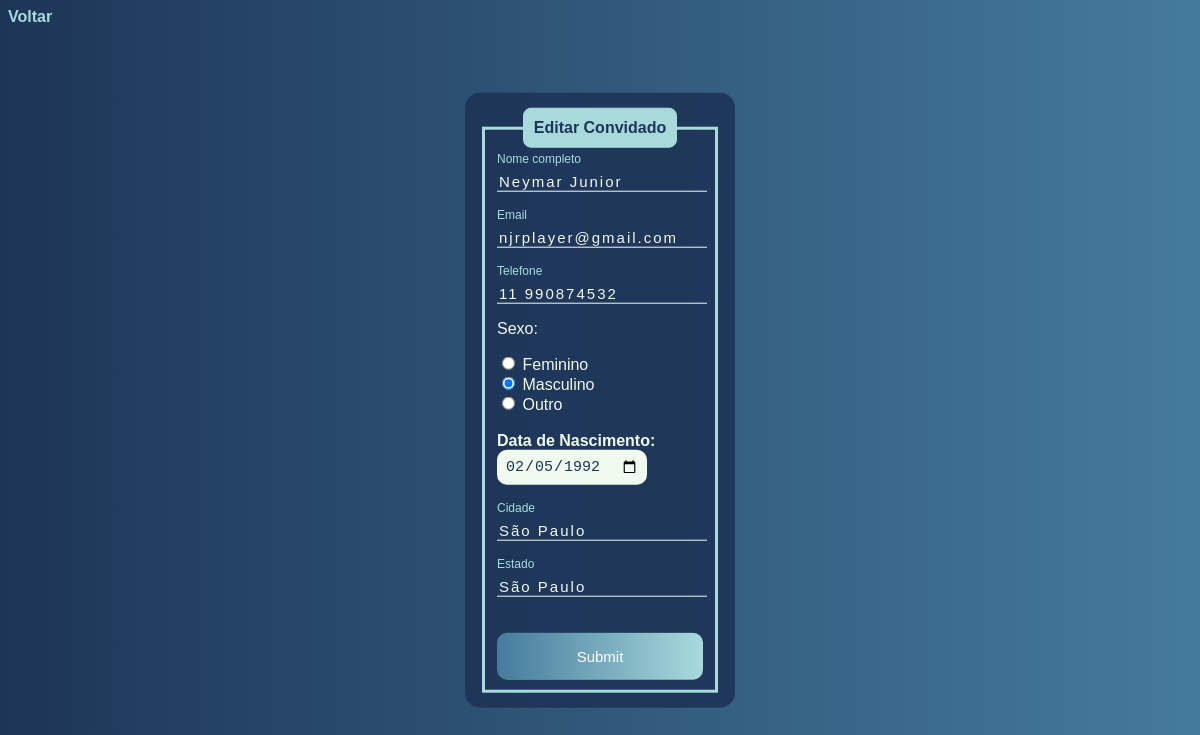
Page /edit.php?id=2 on the committed database.
### tables this page shows
CREATE TABLE `usuarios2` (
  `id` int(11) NOT NULL AUTO_INCREMENT,
  `nome` varchar(45) NOT NULL,
  `email` varchar(110) NOT NULL,
  `telefone` varchar(15) NOT NULL,
  `sexo` varchar(15) NOT NULL,
  `data_nasc` date NOT NULL,
  `cidade` varchar(45) NOT NULL,
  `estado` varchar(45) NOT NULL,
  PRIMARY KEY (`id`)
);

### edit.php (the view, shortened to what this page needs)
<?php
    include_once('config.php');
    if(!empty($_GET['id']))
    {
        $id = $_GET['id'];
        $sqlSelect = "SELECT * FROM usuarios2 WHERE id=$id";
        $result = $conexao->query($sqlSelect);
        if($result->num_rows > 0)
        {
            while($user_data = mysqli_fetch_assoc($result))
            {
                $nome = $user_data['nome'];
                $email = $user_data['email'];
                $telefone = $user_data['telefone'];
                $sexo = $user_data['sexo'];
                $data_nasc = $user_data['data_nasc'];
                $cidade = $user_data['cidade'];
                $estado = $user_data['estado'];
            }
        }
        else
        {
            header('Location: sistema.php');
        }
    }
    else
    {
        header('Location: sistema.php');
    }
?>
<!DOCTYPE html>
<html lang="en">
<head>
</head>
<body>
    <a href="sistema.php">Voltar</a>
    <div class="box">
        <form action="saveEdit.php" method="POST">
            <fieldset>
                <legend><b>Editar Convidado</b></legend>
                <br>
                <div class="inputBox">
                    <input type="text" name="nome" id="nome" class="inputUser" value="<?php echo $nome;?>" required>
                    <label for="nome" class="labelInput">Nome completo</label>
                </div>
                <br><br>
                <div class="inputBox">
                    <input type="text" name="email" id="email" class="inputUser" value="<?php echo $email;?>" required>
                    <label for="email" class="labelInput">Email</label>
                </div>
                <br><br>
                <div class="inputBox">
                    <input type="tel" name="telefone" id="telefone" class="inputUser" value="<?php echo $telefone;?>" required>
                    <label for="telefone" class="labelInput">Telefone</label>
                </div>
                <p>Sexo:</p>
                <input type="radio" id="feminino" name="genero" value="feminino" <?php echo ($sexo == 'feminino') ? 'checked' : '';?> required>
                <label for="feminino">Feminino</label>
                <br>
                <input type="radio" id="masculino" name="genero" value="masculino" <?php echo ($sexo == 'masculino') ? 'checked' : '';?> required>
                <label for="masculino">Masculino</label>
                <br>
                <input type="radio" id="outro" name="genero" value="outro" <?php echo ($sexo == 'outro') ? 'checked' : '';?> required>
                <label for="outro">Outro</label>
                <br><br>
                <label for="data_nascimento"><b>Data de Nascimento:</b></label>
                <input type="date" name="data_nascimento" id="data_nascimento" value="<?php echo $data_nasc;?>" required>
                <br><br><br>
                <div class="inputBox">
                    <input type="text" name="cidade" id="cidade" class="inputUser" value="<?php echo $cidade;?>" required>
                    <label for="cidade" class="labelInput">Cidade</label>
                </div>
                <br><br>
                <div class="inputBox">
                    <input type="text" name="estado" id="estado" class="inputUser" value="<?php echo $estado;?>" required>
                    <label for="estado" class="labelInput">Estado</label>
                </div>
                <br><br>
                <input type="submit" name="update" id="submit">
            </fieldset>
        </form>
    </div>
</body>
</html>

### edit.php (style rules this page uses)
body { font-family: Arial, Helvetica, sans-serif; background-image: linear-gradient(to right, #1D3557, #457B9D); color: #F1FAEE; }
.box { color: #F1FAEE; position: absolute; top: 50%; left: 50%; transform: translate(-50%, -50%); background-color: rgba(29, 53, 87, 0.9); padding: 15px; border-radius: 15px; width: 20%; }
fieldset { border: 3px solid #A8DADC; }
legend { border: 1px solid #A8DADC; padding: 10px; text-align: center; background-color: #A8DADC; border-radius: 8px; color: #1D3557; }
.inputBox { position: relative; }
.inputUser { background: none; border: none; border-bottom: 1px solid #F1FAEE; outline: none; color: #F1FAEE; font-size: 15px; width: 100%; letter-spacing: 2px; }
.labelInput { position: absolute; top: 0px; left: 0px; pointer-events: none; transition: .5s; color: #F1FAEE; }
.inputUser:focus ~ .labelInput, .inputUser:valid ~ .labelInput { top: -20px; font-size: 12px; color: #A8DADC; }
#data_nascimento { border: none; padding: 8px; border-radius: 10px; outline: none; font-size: 15px; background-color: #F1FAEE; color: #1D3557; }
#submit { background-image: linear-gradient(to right, #457B9D, #A8DADC); width: 100%; border: none; padding: 15px; color: #FFFFFF; font-size: 15px; cursor: pointer; border-radius: 10px; }
a { color: #A8DADC; text-decoration: none; font-weight: bold; }

### rows in the picture
usuarios2: nome "Neymar Junior", email "njrplayer@gmail.com", telefone "11 990874532", sexo "☐ Feminino", sexo "☑ Masculino", sexo "☐ Outro", data_nascimento "02/05/1992", cidade "São Paulo", estado "São Paulo"
